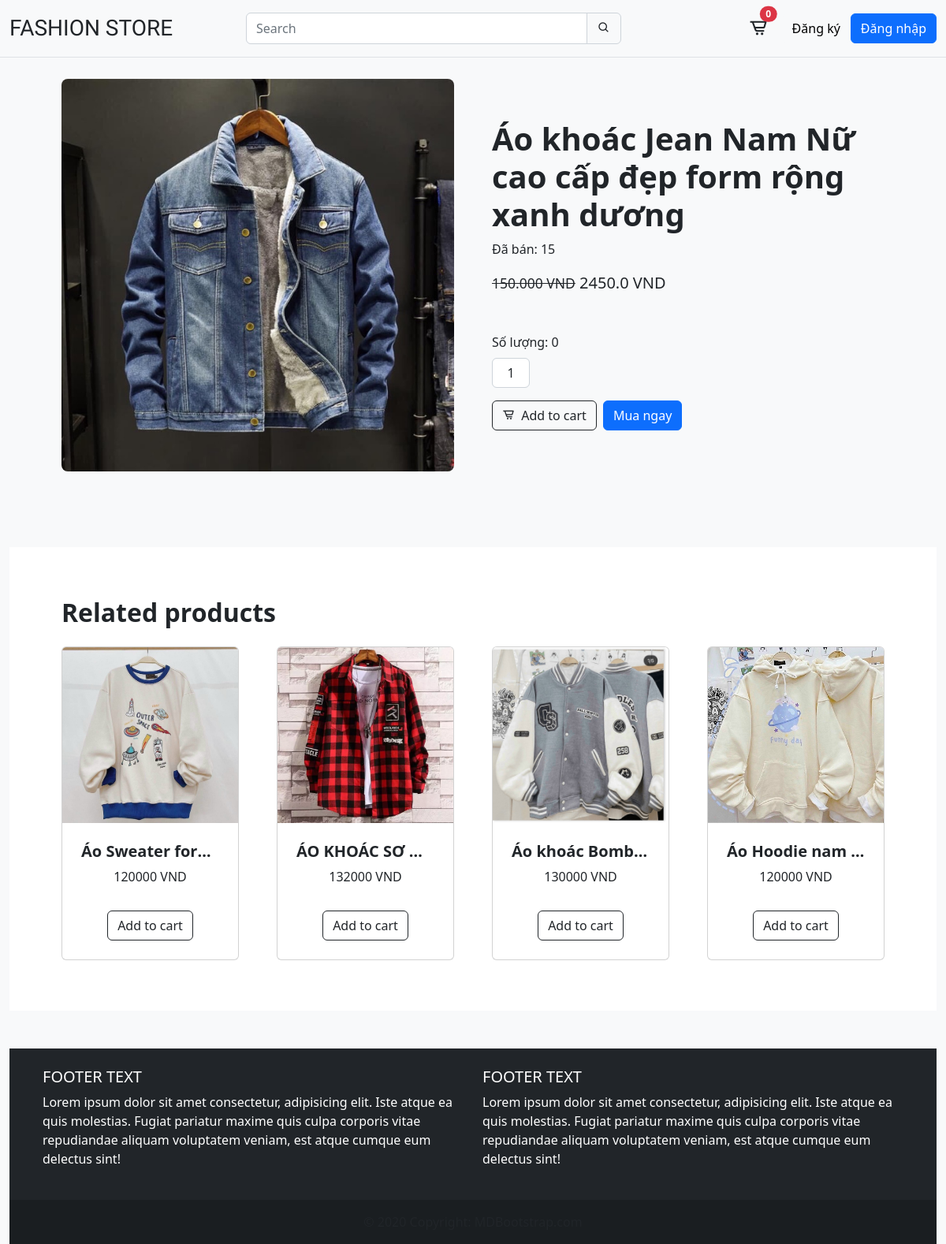
The app's page /product/2/, older data.
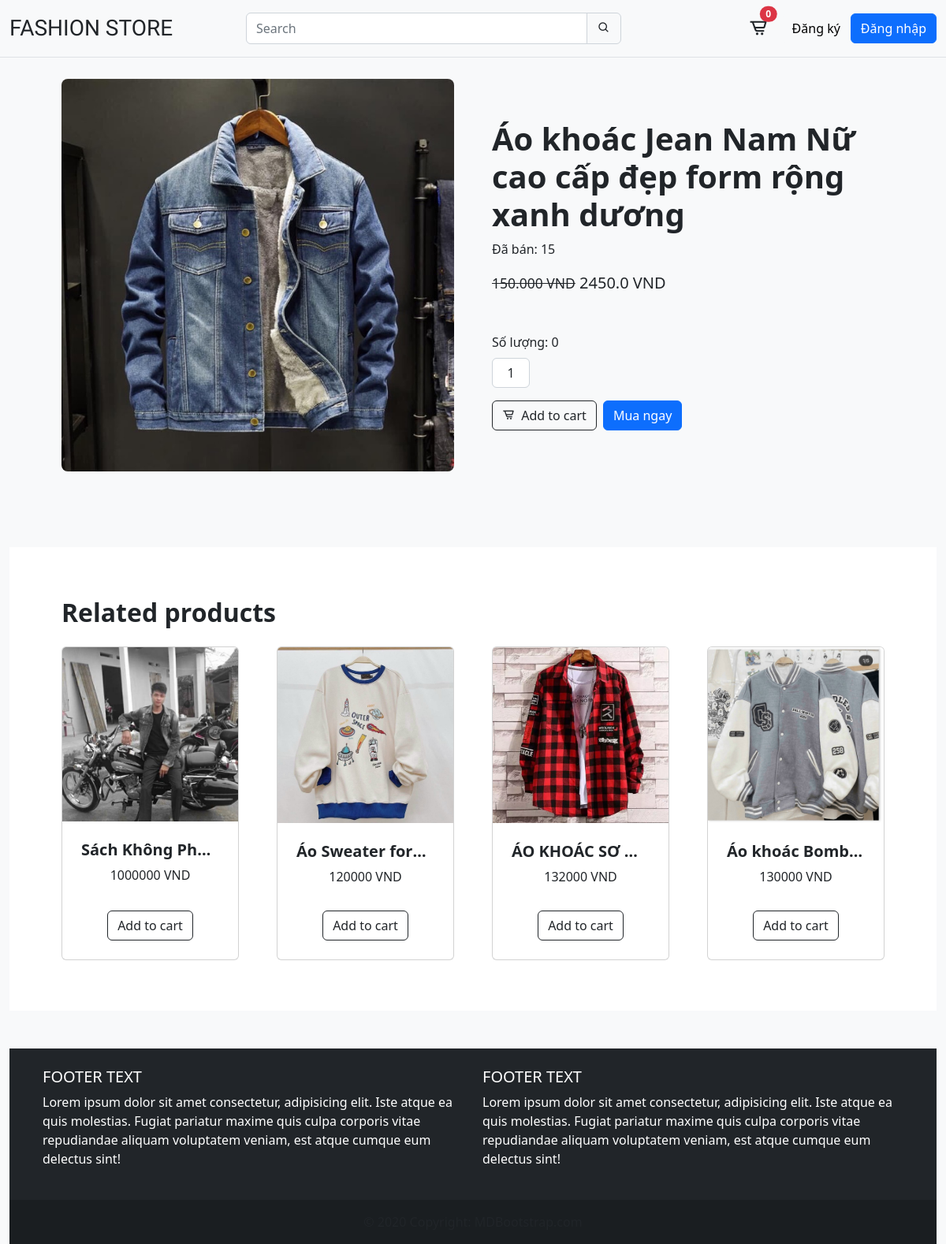
The same page, newer data.
### product/models.py (models this page shows, shortened)
class Product(models.Model):
    category = models.ForeignKey(
        Category, related_name='products', on_delete=models.CASCADE)
    image = models.ImageField(upload_to='static/assets')
    name = models.CharField(max_length=255)
    slug = models.SlugField()
    price = models.IntegerField()
    old_price = models.IntegerField()
    sale = models.BooleanField(default=False)
    created_at = models.DateTimeField(auto_now_add=True)
    sold = models.IntegerField(default=False)
    class Meta:
        ordering = ('-created_at',)
    def get_display_price(self):
        return self.price / 100

### product/views.py (the view)
# urls.py: path('product/', include('product.urls')),
def product(request, id):
    product = get_object_or_404(Product, id=id)
    relates = Product.objects.all()[0:4]
    return render(request, 'product/product.html', {'product': product, 'reletes': relates})

### cart/cart.py (called while the page is built)
    def __len__(self):
        return sum(item['quantity'] for item in self.cart.values())

### cart/context_processors.py (called while the page is built)
def cart(request):
    return {'cart': Cart(request)}

### product/templates/product/product.html
{% extends 'core/base.html'%} {% block title %}detail{% endblock %}
{% block content %}
{% load static %}
<section class="pb-5" style="margin-top: 100px">
    <div class="container px-4 px-lg-5 my-5">
        <div class="row gx-4 gx-lg-5 align-items-center">
            <div class="col-md-6">
                <img class="card-img-top rounded-3 mb-5 mb-md-0" src="/{{product.image}}" alt="..." />
            </div>
            <div class="col-md-6">
                <h1 class="display-6 fw-bolder">{{product.name}}</h1>
                <span class="sold">Đã bán: 15</span>
                <div class="fs-5 mb-5 mt-3">
                    <span class="small text-decoration-line-through">150.000 VND</span>
                    <span class="h5">{{product.get_display_price}} VND</span>
                </div>
                <div class="quantity mb-3">
                    <label class="mb-2" for="inputQuantity">Số lượng: {{product.sold}}</label>
                    <input
                        class="form-control text-center me-3"
                        id="inputQuantity"
                        type="num"
                        value="1"
                        style="max-width: 3rem"
                    />
                </div>
                <div class="d-flex">
                    <a
                        class="btn btn-outline-dark flex-shrink-0"
                        type="button"
                        hx-get="{% url 'add_to_cart' product.id %}"
                        hx-target="#menu-cart-button"
                        hx-swap="outerHTML"
                    >
                        <i class="bx bx-cart-alt me-1"></i>
                        Add to cart
                    </a>
                    <button class="btn btn-primary flex-shrink-0 ms-2" type="button">Mua ngay</button>
                </div>
            </div>
        </div>
    </div>
</section>
<section class="py-3 bg-white">
    <div class="container px-4 px-lg-5 mt-5">
        <h2 class="fw-bolder mb-4">Related products</h2>
        <div class="row gx-4 gx-lg-5 row-cols-2 row-cols-md-3 row-cols-xl-4 justify-content-center">
            {% for releted in reletes %}
            <div class="col mb-5">
                <div class="card h-100">
                    <img class="card-img-top" src="/{{releted.image}}" alt="..." />
                    <div class="card-body p-4">
                        <div class="text-center">
                            <h5 class="fw-bolder text-truncate">{{releted.name}}</h5>
                            {{releted.price}} VND
                        </div>
                    </div>
                    <div class="card-footer p-4 pt-0 border-top-0 bg-transparent">
                        <div class="text-center">
                            <a
                                class="btn btn-outline-dark mt-auto"
                                hx-get="{% url 'add_to_cart' releted.id %}"
                                hx-target="#menu-cart-button"
                                hx-swap="outerHTML"
                            >Add to cart</a>
                        </div>
                    </div>
                </div>
            </div>
            {% endfor %}
        </div>
    </div>
</section>
{% endblock %}

Row changes from the older to the newer data that the page shows:
no longer on this page (row unchanged): Product: image (picture), name "Áo Hoodie nam…", price "120000"
added Product: image (picture), name "Sách Không Ph…", price "1000000"
